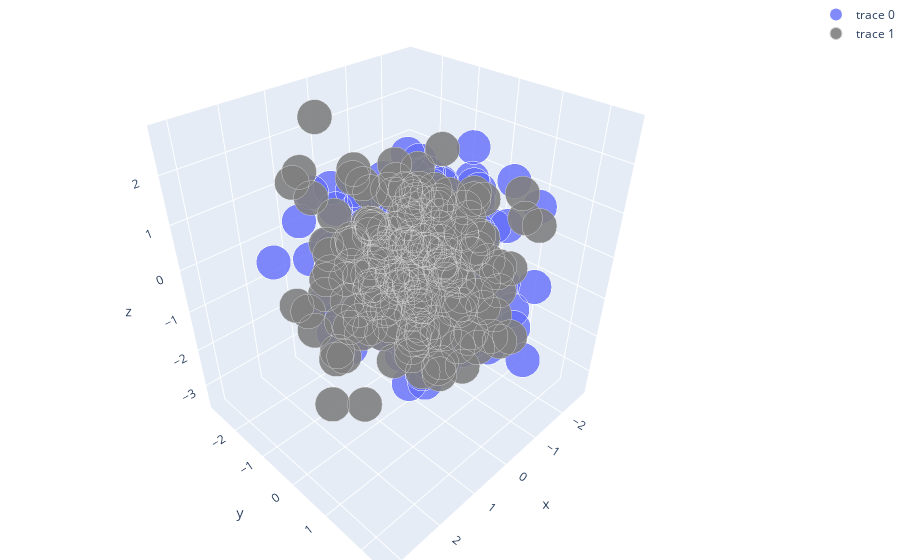

This figure's notebook cell:
### Markdown cell above
### Scatterplot 3D using plotly

### Code cell
import plotly as py
import plotly.graph_objs as go

py.offline.init_notebook_mode(connected=True)
import numpy as np

x, y, z = np.random.multivariate_normal(np.array([0,0,0]), np.eye(3), 200).transpose()
trace1 = go.Scatter3d(
    x=x,
    y=y,
    z=z,
    mode='markers',
    marker=dict(
        size=12,
        line=dict(
            color='rgba(217, 217, 217, 0.14)',
            width=0.5
        ),
        opacity=0.8
    )
)

x2, y2, z2 = np.random.multivariate_normal(np.array([0,0,0]), np.eye(3), 200).transpose()
trace2 = go.Scatter3d(
    x=x2,
    y=y2,
    z=z2,
    mode='markers',
    marker=dict(
        color='rgb(127, 127, 127)',
        size=12,
        symbol='circle',
        line=dict(
            color='rgb(204, 204, 204)',
            width=1
        ),
        opacity=0.9
    )
)
data = [trace1, trace2]
layout = go.Layout(
    margin=dict(
        l=0,
        r=0,
        b=0,
        t=0
    )
)
fig = go.Figure(data=data, layout=layout)
py.offline.iplot(fig, filename='simple-3d-scatter')

### Figure 1 — Plotly figure (JSON) as saved in the notebook; plotly's stock layout.template omitted (floating-point values rounded to 4 significant figures; data arrays with more than 128 entries replaced by an {"elided": "..."} marker saying what was removed)
{"data": [{"marker": {"line": {"color": "rgba(217, 217, 217, 0.14)", "width": 0.5}, "opacity": 0.8, "size": 12}, "mode": "markers", "type": "scatter3d", "x": {"elided": "200 float values"}, "y": {"elided": "200 float values"}, "z": {"elided": "200 float values"}}, {"marker": {"color": "rgb(127, 127, 127)", "line": {"color": "rgb(204, 204, 204)", "width": 1}, "opacity": 0.9, "size": 12, "symbol": "circle"}, "mode": "markers", "type": "scatter3d", "x": {"elided": "200 float values"}, "y": {"elided": "200 float values"}, "z": {"elided": "200 float values"}}], "layout": {"margin": {"b": 0, "l": 0, "r": 0, "t": 0}}}
